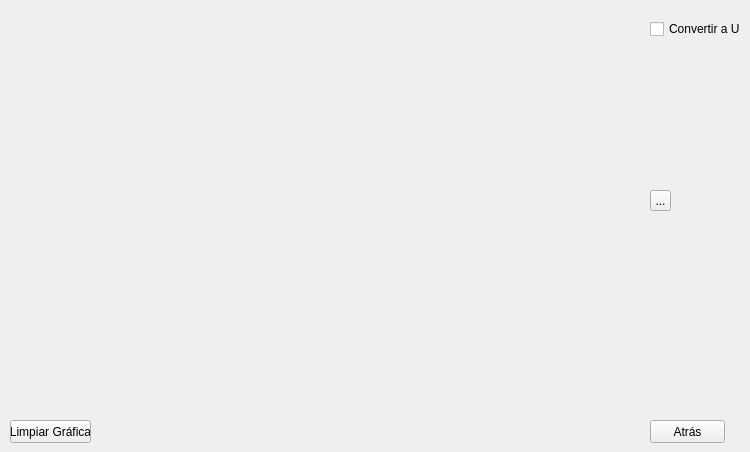
    <widget class="QWidget" name="page_3">
     <widget class="QCheckBox" name="checkConvUI">
      <property name="geometry">
       <rect>
        <x>650</x>
        <y>20</y>
        <width>91</width>
        <height>18</height>
       </rect>
      </property>
      <property name="text">
       <string>Convertir a UI</string>
      </property>
     </widget>
     <widget class="QToolButton" name="btnZoom">
      <property name="geometry">
       <rect>
        <x>650</x>
        <y>190</y>
        <width>21</width>
        <height>21</height>
       </rect>
      </property>
      <property name="toolTip">
       <string>Activar Zoom</string>
      </property>
      <property name="text">
       <string>...</string>
      </property>
      <property name="icon">
       <iconset resource="myResource.qrc">
        <normaloff>:/lupa.png</normaloff>:/lupa.png</iconset>
      </property>
     </widget>
     <widget class="QPushButton" name="btnAtras">
      <property name="geometry">
       <rect>
        <x>650</x>
        <y>420</y>
        <width>75</width>
        <height>23</height>
       </rect>
      </property>
      <property name="text">
       <string>Atrás</string>
      </property>
      <property name="shortcut">
       <string>Ctrl+Backspace</string>
      </property>
     </widget>
     <widget class="QPushButton" name="btnBorrarGrafica">
      <property name="geometry">
       <rect>
        <x>10</x>
        <y>420</y>
        <width>81</width>
        <height>23</height>
       </rect>
      </property>
      <property name="text">
       <string>Limpiar Gráfica</string>
      </property>
     </widget>
    </widget>
